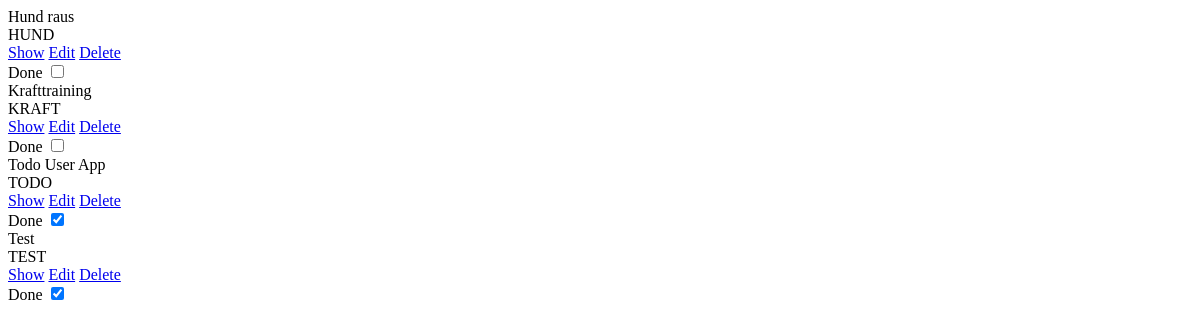
Before: /app-todos/todo/switch/done/3/ (signed in) with the older database file.
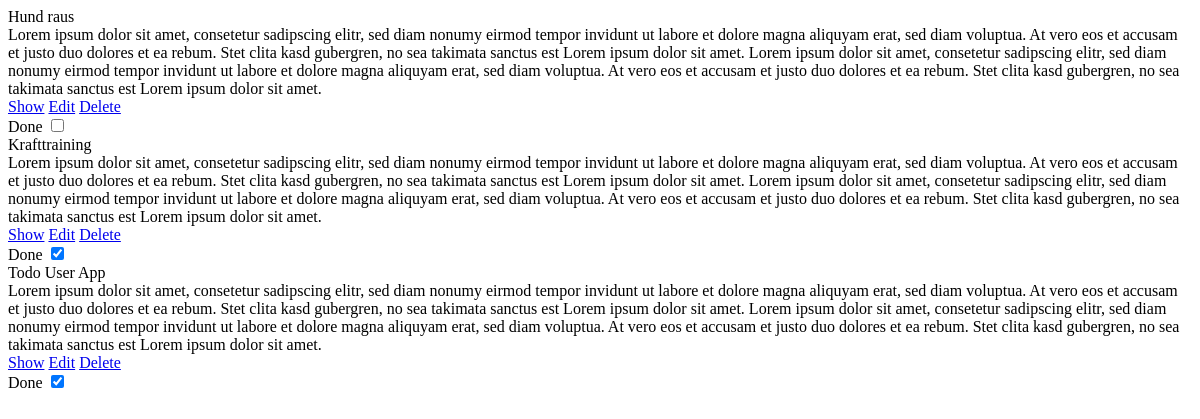
After: the same page with the newer database file.
### todo_app/models.py (models this page shows, shortened)
class Todo(models.Model):
    user = models.ForeignKey(User, on_delete=models.CASCADE, verbose_name="User")
    title = models.CharField(max_length=150, verbose_name="title")
    content = models.TextField(verbose_name="Content")
    categories = models.ManyToManyField(Category, blank=True, related_name="todos", verbose_name="Categories")
    done = models.BooleanField(default=False, verbose_name="Done")
    created = models.DateTimeField(auto_now_add=True, verbose_name="Created")
    updated = models.DateTimeField(auto_now=True, verbose_name="Updated")
    def get_absolute_url(self):
        return reverse("todo_app:todo_detail", kwargs={"pk": self.id})
    class Meta:
        ordering = [
            "done",
            "-updated"
        ]
        verbose_name = _("Todo")
        verbose_name_plural = _("Todos")

### todo_app/views.py (the view)
# urls.py: path("todo/switch/done/<int:pk>/", views.todo_switch_done_list, name="todo_switch_done_list"),
def todo_switch_done_list(request, pk):
    if request.method == "POST":
        todo = get_object_or_404(Todo, pk=pk)
        todo.done = not todo.done
        todo.save()
    return render(request, "todo_app/partials/_todo-list.html", {
        "todo_list": Todo.objects.filter(user=request.user)
    })

### todo_app/templates/todo_app/partials/_todo-list.html
{% load i18n %}
{% if todo_list %}
    {% for todo in todo_list %}
        {% include "./_todo-item.html" with list=True detail=True update=True delete=True done=True %}
    {% endfor %}
{% else %}
    <p>{% trans "No Todos available." %}</p>
{% endif %}

### todo_app/templates/todo_app/partials/_todo-item.html
{% load i18n %}
<div class="card my-4">
    <div class="card-header">
        {{ todo.title }}
    </div>
    <div class="card-body">
        {{ todo.content }}
    </div>
    <div class="card-footer">
        <div class="d-flex gap-1 justify-content-between align-items-center">
            <div class="d-flex align-items-center gap-1">
                {% if detail %}
                    <a class="btn btn-primary btn-sm" href="{{ todo.get_absolute_url }}">{% trans "Show" %}</a>
                {% endif %}
                {% if update %}
                    <a class="btn btn-success btn-sm" href="{% url "todo_app:todo_update" pk=todo.pk %}">{% trans "Edit" %}</a>
                {% endif %}
                {% if delete %}
                    <a class="btn btn-danger btn-sm" href="{% url "todo_app:todo_delete" pk=todo.pk %}">{% trans "Delete" %}</a>
                {% endif %}
            </div>
            <div>
                {% if done %}
                    {% if list %}
                        {% include "./_todo-done-check-list.html" %}
                    {% else %}
                        {% include "./_todo-done-check-single.html" %}
                    {% endif %}
                {% endif %}
            </div>
        </div>
    </div>
</div>

### todo_app/templates/todo_app/partials/_todo-done-check-list.html
{% load i18n %}
<div class="form-check form-switchss">
    <label class="form-check-label" for="{{ todo.title }}-{{ todo.pk }}">{% trans "Done" %}</label>
    <input class="form-check-input"
        type="checkbox"
        role="switch"
        id="{{ todo.title }}-{{ todo.pk }}"
        name="done"
        {% if todo.done %} checked{% endif %}
        hx-post="{% url "todo_app:todo_switch_done_list" pk=todo.pk %}"
        hx-target="#todo-list"
    >
</div>

Changed rows visible on the page:
removed Todo: title "Test", content "TEST", done "☑"
changed Todo "Hund raus": content "HUND" → "Lorem ipsum dolor sit amet, consetetur sadipscing elitr, sed diam nonumy eirmod tempor invidunt ut labore et dolore magna aliquyam erat, sed diam voluptua. At vero eos et accusam et justo duo dolores et ea rebum. Stet clita kasd gubergren, no sea takimata sanctus est Lorem ipsum dolor sit amet. Lorem ipsum dolor sit amet, consetetur sadipscing elitr, sed diam nonumy eirmod tempor invidunt ut labore et dolore magna aliquyam erat, sed diam voluptua. At vero eos et accusam et justo duo dolores et ea rebum. Stet clita kasd gubergren, no sea takimata sanctus est Lorem ipsum dolor sit amet."
changed Todo "Krafttraining": content "KRAFT" → "Lorem ipsum dolor sit amet, consetetur sadipscing elitr, sed diam nonumy eirmod tempor invidunt ut labore et dolore magna aliquyam erat, sed diam voluptua. At vero eos et accusam et justo duo dolores et ea rebum. Stet clita kasd gubergren, no sea takimata sanctus est Lorem ipsum dolor sit amet. Lorem ipsum dolor sit amet, consetetur sadipscing elitr, sed diam nonumy eirmod tempor invidunt ut labore et dolore magna aliquyam erat, sed diam voluptua. At vero eos et accusam et justo duo dolores et ea rebum. Stet clita kasd gubergren, no sea takimata sanctus est Lorem ipsum dolor sit amet."; done "☐" → "☑"
changed Todo "Todo User App": content "TODO" → "Lorem ipsum dolor sit amet, consetetur sadipscing elitr, sed diam nonumy eirmod tempor invidunt ut labore et dolore magna aliquyam erat, sed diam voluptua. At vero eos et accusam et justo duo dolores et ea rebum. Stet clita kasd gubergren, no sea takimata sanctus est Lorem ipsum dolor sit amet. Lorem ipsum dolor sit amet, consetetur sadipscing elitr, sed diam nonumy eirmod tempor invidunt ut labore et dolore magna aliquyam erat, sed diam voluptua. At vero eos et accusam et justo duo dolores et ea rebum. Stet clita kasd gubergren, no sea takimata sanctus est Lorem ipsum dolor sit amet."
